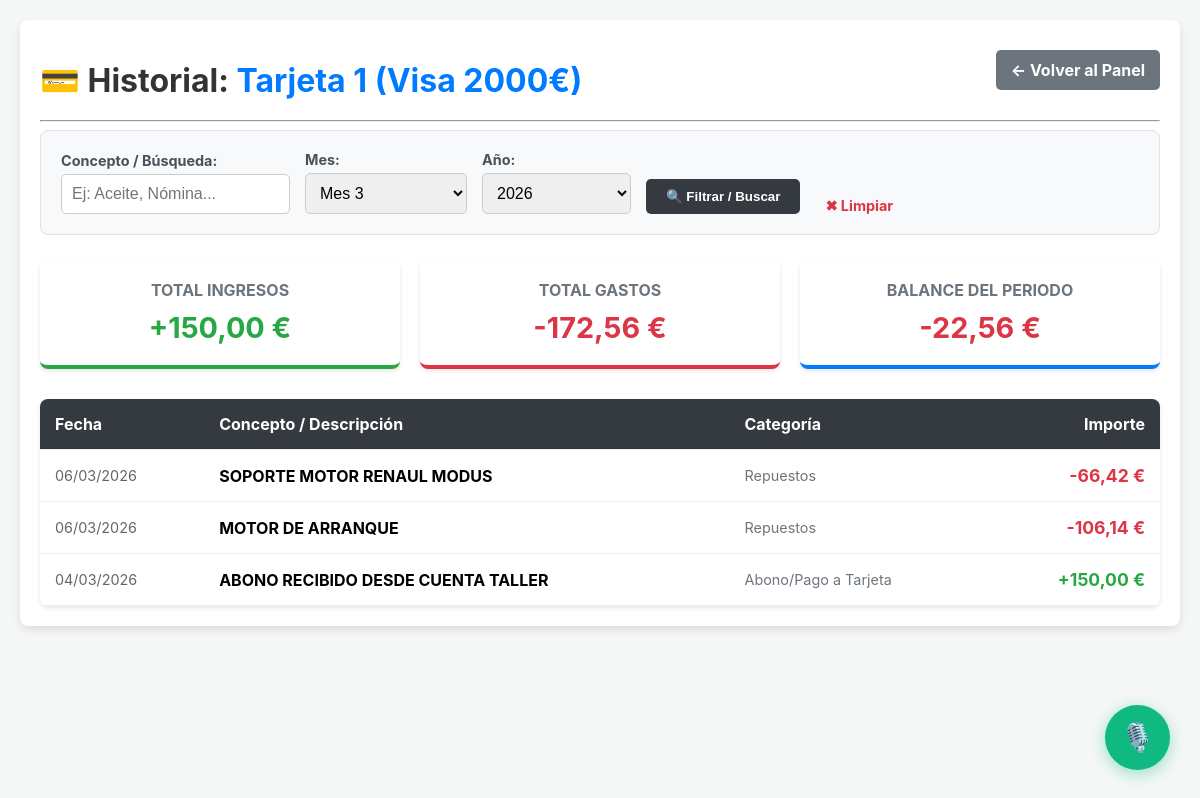
The page /historial-cuenta/tarjeta1/ (signed in) on the database as committed earlier.
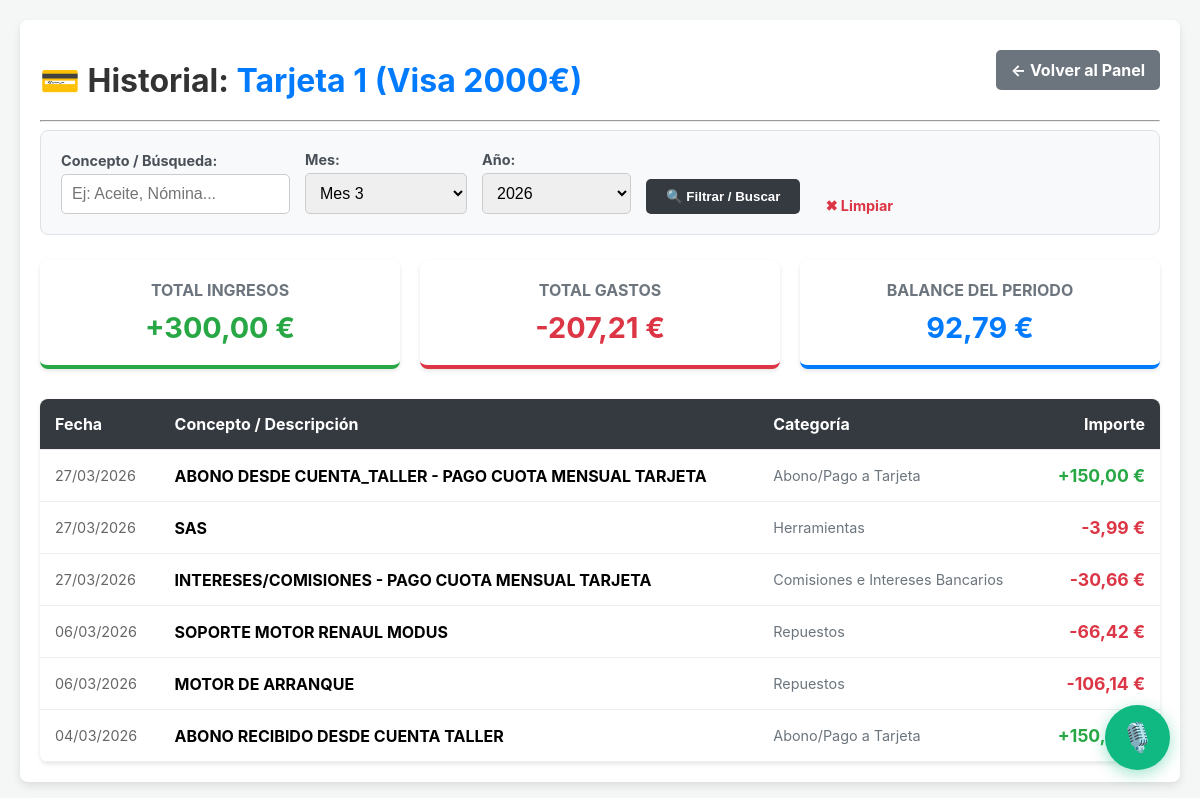
The same page on the database as committed later.
### taller/models.py (models this page shows, shortened)
class Gasto(models.Model):
    CATEGORIA_CHOICES = [
        ('Repuestos', 'Repuestos'),
        ('Sueldos', 'Sueldos'),
        ('Herramientas', 'Herramientas'),
        ('Suministros', 'Suministros (Agua, Café, etc.)'),
        ('Gasolina/Diesel', 'Gasolina/Diesel'),
        ('Otros', 'Otros'),
        ('Compra de Consumibles', 'Compra de Consumibles (Stock Taller)'),
        ('COMISIONES_INTERESES', 'Comisiones e Intereses Bancarios'),
        ('Pago de Deuda', 'Pago de Deuda (Taller)'),
        ('PAGO_TARJETA', '💳 Pago de Tarjeta de Crédito'), # <-- NUESTRA NUEVA CATEGORÍA
    ]
    METODO_PAGO_CHOICES = [
        ('EFECTIVO', 'Efectivo (Caja)'),
        ('CUENTA_TALLER', 'Cuenta Taller (Banco)'),
        ('TARJETA_1', 'Tarjeta 1 (Visa 2000€)'),
        ('TARJETA_2', 'Tarjeta 2 (Visa 1000€)'),
        ('COMPENSACION', '🤝 Compensación (Trueque / Sin dinero)'),
    ]
    metodo_pago = models.CharField(max_length=20, choices=METODO_PAGO_CHOICES, default='EFECTIVO')
    fecha = models.DateField(default=timezone.now)
    categoria = models.CharField(max_length=30, choices=CATEGORIA_CHOICES)
    importe = models.DecimalField(max_digits=10, decimal_places=2, null=True, blank=True)
    descripcion = models.CharField(max_length=255, null=True, blank=True)
    orden = models.ForeignKey(OrdenDeReparacion, on_delete=models.SET_NULL, null=True, blank=True, related_name='gastos')
    vehiculo = models.ForeignKey(Vehiculo, on_delete=models.SET_NULL, null=True, blank=True)
    empleado = models.ForeignKey(Empleado, on_delete=models.SET_NULL, null=True, blank=True)
    deuda_asociada = models.ForeignKey(DeudaTaller, on_delete=models.SET_NULL, null=True, blank=True, related_name='gastos_pagados')
    pagado_con_tarjeta = models.BooleanField(default=False)

class Ingreso(models.Model):
    CATEGORIA_CHOICES = [
        ('Taller', 'Pago de Cliente (Taller)'),
        ('Grua', 'Servicio de Grúa'),
        ('Otras Ganancias', 'Otras Ganancias'),
        ('ABONO_TARJETA', 'Abono/Pago a Tarjeta'),
        ('PRESTAMO', '🤝 Préstamo / Adelanto a Devolver'), # <-- NUESTRA NUEVA OPCIÓN
        ('Otros', 'Otros Ingresos'),
    ]
    METODO_PAGO_CHOICES = Gasto.METODO_PAGO_CHOICES
    metodo_pago = models.CharField(max_length=20, choices=METODO_PAGO_CHOICES, default='EFECTIVO')
    fecha = models.DateField(default=timezone.now)
    categoria = models.CharField(max_length=30, choices=CATEGORIA_CHOICES)
    importe = models.DecimalField(max_digits=10, decimal_places=2)
    descripcion = models.CharField(max_length=255)
    orden = models.ForeignKey(OrdenDeReparacion, on_delete=models.SET_NULL, null=True, blank=True)
    es_tpv = models.BooleanField(default=False)
    deuda_asociada = models.ForeignKey(
        DeudaTaller,
        on_delete=models.SET_NULL,
        null=True,
        blank=True,
        verbose_name="¿Es un préstamo? Añadir a Deuda Existente"
    )

### taller/views.py (the view)
# urls.py: path('historial-cuenta/<str:cuenta_nombre>/', views.historial_cuenta, name='historial_cuenta'),
@login_required
def historial_cuenta(request, cuenta_nombre):
    if not request.user.is_superuser:
        return redirect('home')
    mapeo_cuentas = {
        'efectivo': ('EFECTIVO', 'Caja (Efectivo)'),
        'banco': ('CUENTA_TALLER', 'Cuenta Taller (Banco)'),
        'tarjeta1': ('TARJETA_1', 'Tarjeta 1 (Visa 2000€)'),
        'tarjeta2': ('TARJETA_2', 'Tarjeta 2 (Visa 1000€)'),
    }
    if cuenta_nombre not in mapeo_cuentas: return redirect('home')
    metodo_db, nombre_legible = mapeo_cuentas[cuenta_nombre]
    hoy = timezone.now()
    mes_seleccionado = request.GET.get('mes', str(hoy.month))
    ano_seleccionado = request.GET.get('ano', str(hoy.year))
    concepto_buscado = request.GET.get('concepto', '').upper()
    ingresos = Ingreso.objects.filter(metodo_pago=metodo_db)
    gastos = Gasto.objects.filter(metodo_pago=metodo_db)
    if mes_seleccionado != 'Todos':
        ingresos = ingresos.filter(fecha__month=int(mes_seleccionado))
        gastos = gastos.filter(fecha__month=int(mes_seleccionado))
    if ano_seleccionado != 'Todos':
        ingresos = ingresos.filter(fecha__year=int(ano_seleccionado))
        gastos = gastos.filter(fecha__year=int(ano_seleccionado))
    if concepto_buscado:
        ingresos = ingresos.filter(descripcion__icontains=concepto_buscado)
        gastos = gastos.filter(descripcion__icontains=concepto_buscado)
    lista_movimientos = []
    for i in ingresos: lista_movimientos.append({'fecha': i.fecha, 'descripcion': i.descripcion, 'importe': i.importe, 'tipo': 'Ingreso', 'categoria': i.get_categoria_display()})
    for g in gastos: lista_movimientos.append({'fecha': g.fecha, 'descripcion': g.descripcion, 'importe': -g.importe, 'tipo': 'Gasto', 'categoria': g.get_categoria_display()})
    movimientos_ordenados = sorted(lista_movimientos, key=lambda x: x['fecha'], reverse=True)
    total_ingresos = sum(m['importe'] for m in movimientos_ordenados if m['tipo'] == 'Ingreso')
    total_gastos = sum(abs(m['importe']) for m in movimientos_ordenados if m['tipo'] == 'Gasto')
    balance_periodo = total_ingresos - total_gastos
    context = {
        'nombre_legible': nombre_legible, 'cuenta_nombre': cuenta_nombre, 'movimientos': movimientos_ordenados,
        'mes_seleccionado': mes_seleccionado, 'ano_seleccionado': ano_seleccionado, 'concepto': request.GET.get('concepto', ''),
        'total_ingresos': total_ingresos, 'total_gastos': total_gastos, 'balance_periodo': balance_periodo,
        'meses_del_ano': range(1, 13), 'anos_disponibles': range(hoy.year - 2, hoy.year + 2),
    }
    return render(request, 'taller/historial_cuenta.html', context)

### taller/templates/taller/historial_cuenta.html (shortened to what this page needs)
<!DOCTYPE html>
{% load static %}
<html lang="es">
<head>
    <link rel="stylesheet" href="{% static 'taller/css/main.css' %}">
    <link rel="stylesheet" href="{% static 'taller/css/responsive.css' %}">
</head>
<body>
    <div class="container">
        <div class="header" style="display: flex; justify-content: space-between; align-items: center;">
            <h1>💳 Historial: <span style="color: #007bff;">{{ nombre_legible }}</span></h1>
            <a href="{% url 'home' %}" class="back-btn" style="background: #6c757d; color: white; padding: 10px 15px; text-decoration: none; border-radius: 5px; font-weight: bold;">← Volver al Panel</a>
        </div>
        <hr>
        <form method="get" class="filter-bar">
            <div class="form-group">
                <label>Concepto / Búsqueda:</label>
                <input type="text" name="concepto" value="{{ concepto }}" placeholder="Ej: Aceite, Nómina...">
            </div>
            <div class="form-group">
                <label>Mes:</label>
                <select name="mes">
                    {% for m in meses_del_ano %}
                        <option value="{{ m }}" {% if mes_seleccionado == m|stringformat:"s" %}selected{% endif %}>Mes {{ m }}</option>
                    {% endfor %}
                </select>
            </div>
            <div class="form-group">
                <label>Año:</label>
                <select name="ano">
                    {% for a in anos_disponibles %}
                        <option value="{{ a }}" {% if ano_seleccionado == a|stringformat:"s" %}selected{% endif %}>{{ a }}</option>
                    {% endfor %}
                </select>
            </div>
            <button type="submit" class="btn-filter">🔍 Filtrar / Buscar</button>
            <a href="{% url 'historial_cuenta' cuenta_nombre %}" style="margin-left: 10px; color: #dc3545; text-decoration: none; font-size: 0.9em; font-weight:bold;">✖ Limpiar</a>
        </form>
        <div class="summary-cards">
            <div class="summary-card" style="border-bottom: 4px solid #28a745;">
                <h3>Total Ingresos</h3>
                <div class="val" style="color: #28a745;">+{{ total_ingresos|floatformat:2 }} €</div>
            </div>
            <div class="summary-card" style="border-bottom: 4px solid #dc3545;">
                <h3>Total Gastos</h3>
                <div class="val" style="color: #dc3545;">-{{ total_gastos|floatformat:2 }} €</div>
            </div>
            <div class="summary-card" style="border-bottom: 4px solid #007bff;">
                <h3>Balance del Periodo</h3>
                <div class="val" style="{% if balance_periodo < 0 %}color: #dc3545;{% else %}color: #007bff;{% endif %}">
                    {{ balance_periodo|floatformat:2 }} €
                </div>
            </div>
        </div>
        <table class="mov-table">
            <thead>
                <tr>
                    <th>Fecha</th>
                    <th>Concepto / Descripción</th>
                    <th>Categoría</th>
                    <th style="text-align: right;">Importe</th>
                </tr>
            </thead>
            <tbody>
                {% for mov in movimientos %}
                <tr>
                    <td style="color: #666; font-size: 0.9em;">{{ mov.fecha|date:"d/m/Y" }}</td>
                    <td style="font-weight: bold;">{{ mov.descripcion }}</td>
                    <td style="color: #6c757d; font-size: 0.9em;">{{ mov.categoria }}</td>
                    <td style="text-align: right; font-weight: bold; font-size: 1.1em; {% if mov.tipo == 'Gasto' %}color: #dc3545;{% else %}color: #28a745;{% endif %}">
                        {% if mov.tipo == 'Gasto' %}{% else %}+{% endif %}{{ mov.importe|floatformat:2 }} €
                    </td>
                </tr>
                {% empty %}
                <tr>
                    <td colspan="4" style="text-align: center; padding: 40px; color: #6c757d;">
                        No se encontraron movimientos con estos filtros.
                    </td>
                </tr>
                {% endfor %}
            </tbody>
        </table>
    </div> {% include 'taller/widget_ia.html' %}
</body>
</html>

### taller/templates/taller/widget_ia.html (shortened to what this page needs)
<div id="jarvis-widget">
    <button id="jarvis-btn" onclick="toggleJarvis()" title="Hablar con J.A.R.V.I.S.">🎙️</button>
</div>

### taller/static/taller/css/main.css (style rules this page uses)
body { font-family: -apple-system, BlinkMacSystemFont, "Segoe UI", Roboto, "Helvetica Neue", Arial, sans-serif; background-color: #f4f7f6; margin: 0; padding: 20px; }
h1, h2 { color: #333; }
.header { display: flex; justify-content: space-between; align-items: flex-start; flex-wrap: wrap; gap: 10px; margin-bottom: 20px; }
.header h1 { margin-bottom: 0; }
.back-btn { padding: 10px 15px; background-color: #6c757d; color: white; text-decoration: none; border-radius: 5px; align-self: center; }
.container { max-width: 1200px; margin: auto; background-color: #fff; padding: 20px; border-radius: 8px; box-shadow: 0 4px 8px rgba(0,0,0,0.1); }

### taller/templates/taller/historial_cuenta.html (style rules this page uses)
.filter-bar { background: #f8f9fa; padding: 20px; border-radius: 8px; margin-bottom: 25px; border: 1px solid #dee2e6; display: flex; flex-wrap: wrap; gap: 15px; align-items: flex-end; }
.form-group { display: flex; flex-direction: column; gap: 5px; }
.form-group label { font-size: 0.9em; font-weight: bold; color: #495057; }
.form-group input, .form-group select { padding: 10px; border: 1px solid #ccc; border-radius: 5px; font-size: 1em; }
.btn-filter { background: #343a40; color: white; padding: 10px 20px; border: none; border-radius: 5px; cursor: pointer; font-weight: bold; height: fit-content; }
.summary-cards { display: flex; gap: 20px; margin-bottom: 30px; }
.summary-card { flex: 1; background: white; padding: 20px; border-radius: 8px; box-shadow: 0 2px 4px rgba(0,0,0,0.1); text-align: center; }
.summary-card h3 { margin: 0 0 10px 0; color: #6c757d; font-size: 1em; text-transform: uppercase; }
.summary-card .val { font-size: 1.8em; font-weight: bold; }
.mov-table { width: 100%; border-collapse: collapse; background: white; box-shadow: 0 2px 4px rgba(0,0,0,0.1); border-radius: 8px; overflow: hidden; }
.mov-table th, .mov-table td { padding: 15px; text-align: left; border-bottom: 1px solid #eee; }
.mov-table th { background: #343a40; color: white; font-weight: bold; }

### taller/templates/taller/widget_ia.html (style rules this page uses)
#jarvis-widget { position: fixed; bottom: 30px; right: 30px; z-index: 99999; display: flex; flex-direction: column; align-items: flex-end; gap: 15px; font-family: sans-serif; }
#jarvis-btn { width: 65px; height: 65px; border-radius: 50%; background: #10b981; color: white; border: none; font-size: 28px; cursor: pointer; box-shadow: 0 4px 15px rgba(16,185,129,0.4); transition: all 0.3s ease; display: flex; justify-content: center; align-items: center; outline: none; }

Rows that differ between the two databases and show on the page:
added Ingreso: fecha "27/03/2026", descripcion "ABONO DESDE CUENTA_TALLER - PAGO CUOTA MENSUAL TARJETA", importe "150,00"
added Gasto: fecha "27/03/2026", descripcion "SAS"
added Gasto: fecha "27/03/2026", descripcion "INTERESES/COMISIONES - PAGO CUOTA MENSUAL TARJETA"
Other text that changed with them:
{{ total_ingresos|floatformat:2 }}: "150,00" → "300,00"
{{ total_gastos|floatformat:2 }}: "172,56" → "207,21"
{{ balance_periodo|floatformat:2 }}: "-22,56" → "92,79"
new list line: "Abono/Pago a Tarjeta + €"
new list line: "Herramientas -3,99 €"
new list line: "Comisiones e Intereses Bancarios -30,66 €"
